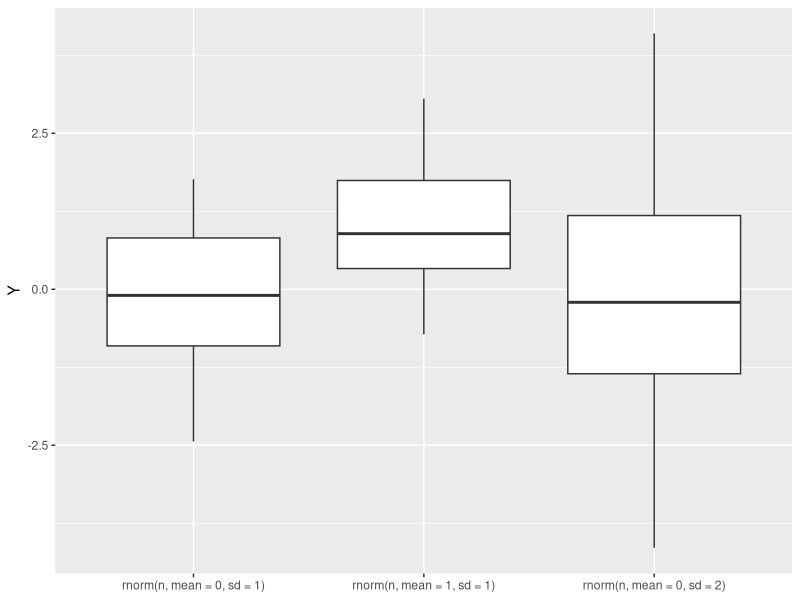
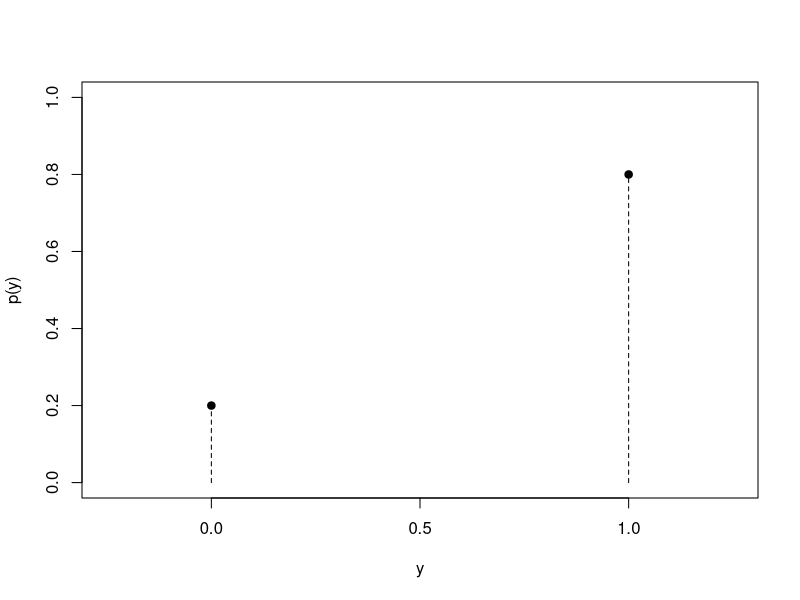
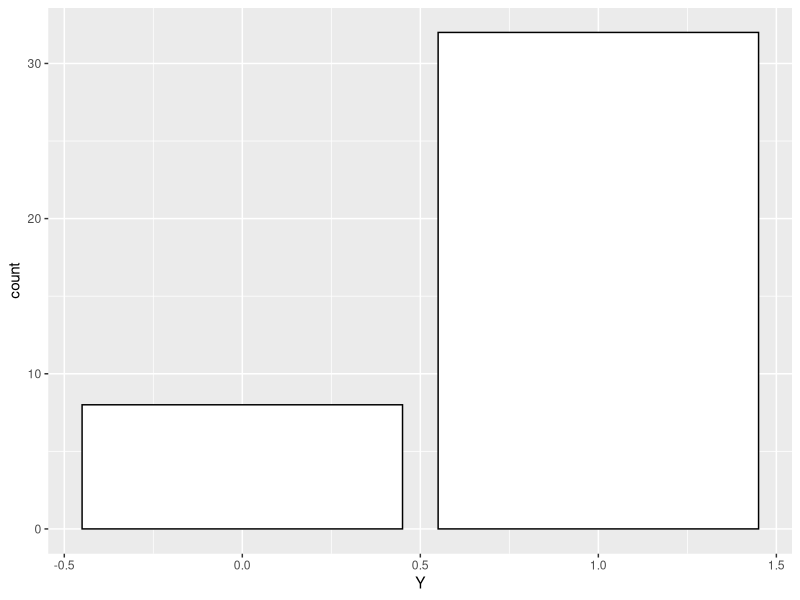
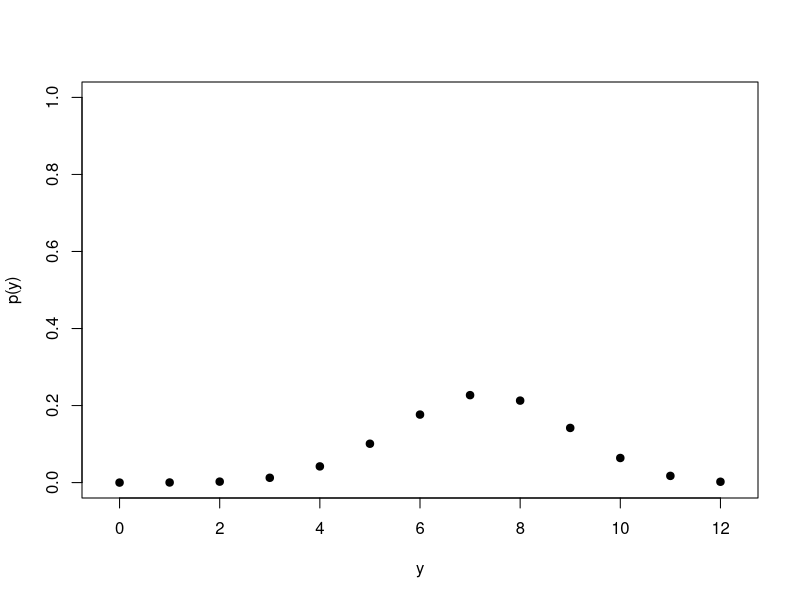
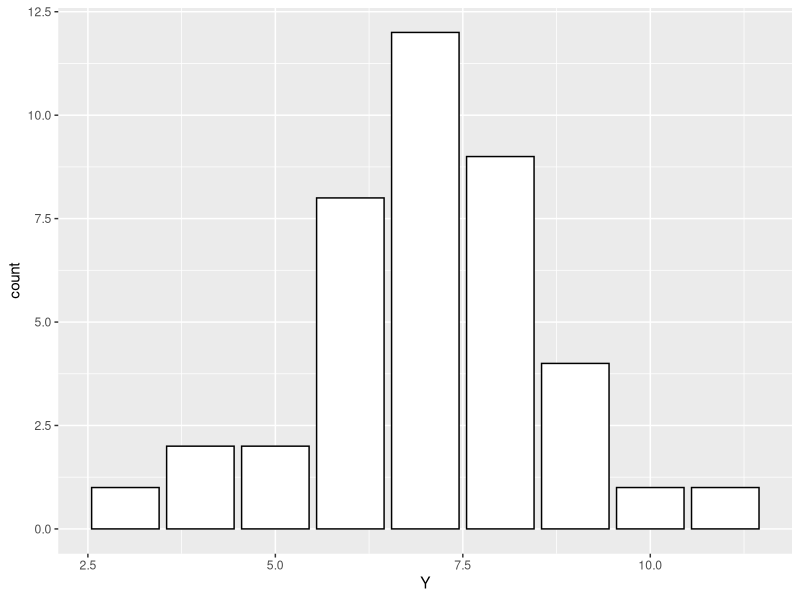
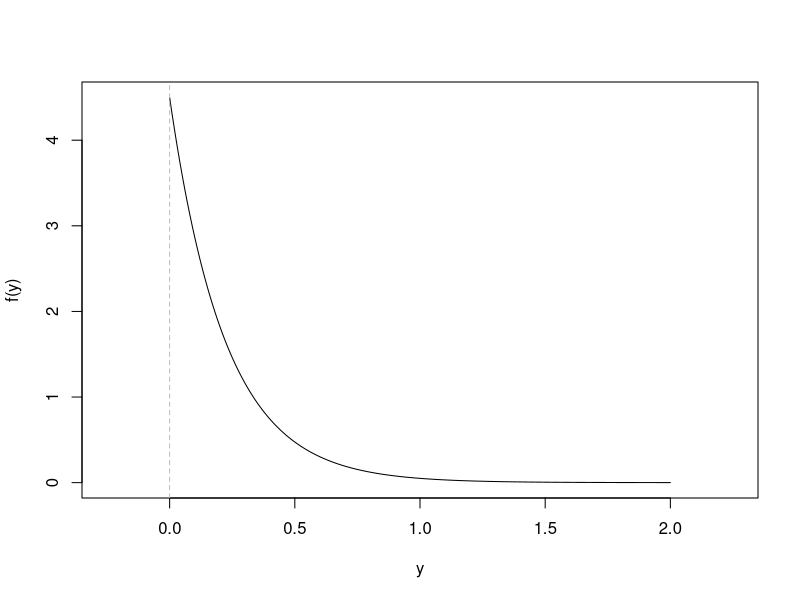
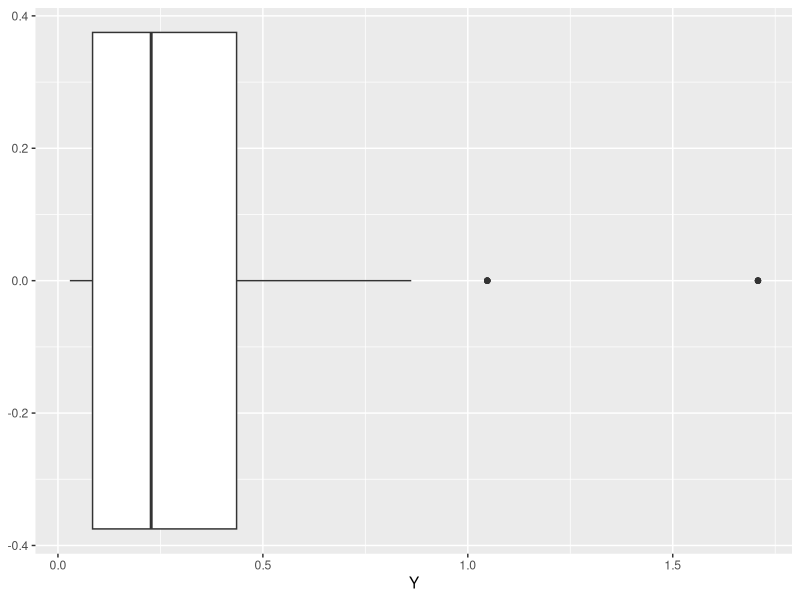
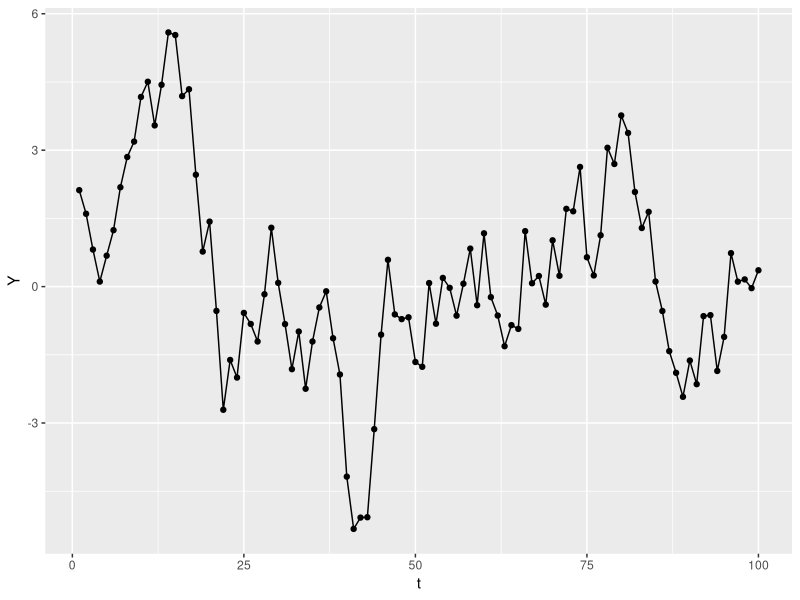

Source code (R) for these figures, in order:
## ---- chunk 1
#| include: false
knitr::opts_chunk$set(
  fig.width = 8,
  fig.asp = 0.818,
  fig.retina = 3,
  dpi = 300,
  out.width = "80%",
  fig.align = "center"
)
options(scipen = 100, width = 70)
library(tidyverse)
## ---- chunk 2
#| echo: false
#| eval: true
set.seed(2112)
n <- 50
simdata <- data.frame(type = factor(
                              c(rep("rnorm(n, mean = 0, sd = 1)", n),
                                rep("rnorm(n, mean = 1, sd = 1)", n),
                                rep("rnorm(n, mean = 0, sd = 2)", n)), 
                              levels = c("rnorm(n, mean = 0, sd = 1)", "rnorm(n, mean = 1, sd = 1)", "rnorm(n, mean = 0, sd = 2)")),
                      y = c(rnorm(n, mean = 0, sd = 1),
                            rnorm(n, mean = 1, sd = 1),
                            rnorm(n, mean = 0, sd = 2)) )
ggplot(simdata, aes(x = type, y = y)) +
  geom_boxplot() +
  labs(x = NULL, y = "Y")
## ---- chunk 3
#| echo: true
#| eval: true
simdata_Bern <- rbinom(n = 40, size = 1, p = 0.8)
head(simdata_Bern, 15)
## ---- chunk 4
#| echo: false
#| eval: true
plot(c(0, 1), c(0.2, 0.8), pch = 19, 
     xlim = c(-0.25, 1.25), ylim = c(0, 1),
     xlab = "y", ylab = "p(y)")
lines(c(0, 0), c(0, 0.2), lty = 2)
lines(c(1, 1), c(0, 0.8), lty = 2)
## ---- chunk 5
#| echo: false
#| eval: true
simdata <- data.frame(t = 1 : 40, Y = simdata_Bern)
ggplot(simdata, aes(x = Y)) +
  geom_bar(col = "black", fill = "white") 
## ---- chunk 6
#| echo: true
#| eval: true
simdata_Binom <- rbinom(n = 40, size = 12, p = 0.6)
head(simdata_Binom, 15)
## ---- chunk 7
#| echo: false
#| eval: true
plot(0 : 12, dbinom(0 : 12, 12, 0.6), pch = 19, 
     xlim = c(-0.25, 12.25), ylim = c(0, 1),
     xlab = "y", ylab = "p(y)")
## ---- chunk 8
#| echo: false
#| eval: true
simdata <- data.frame(t = 1 : 40, Y = simdata_Binom)
ggplot(simdata, aes(x = Y)) +
  geom_bar(col = "black", fill = "white") 
## ---- chunk 9
#| echo: true
#| eval: true
simdata_Exp <- rexp(n = 40, rate = 4.5)
head(simdata_Exp, 4)
## ---- chunk 10
#| echo: false
#| eval: true
plot(seq(0, 2, length = 200), dexp(seq(0, 2, length = 200), 4.5), type = "l",
     xlim = c(-0.25, 2.25), 
     xlab = "y", ylab = "f(y)")
abline(v = 0, lty = 2, col = "gray")
## ---- chunk 11
#| echo: false
#| eval: true
simdata <- data.frame(t = 1 : 200, Y = simdata_Exp)
ggplot(simdata, aes(x = Y)) +
  geom_boxplot() 
## ---- chunk 12
#| echo: false
#| eval: true
my_simAR1 <- function(n, rho, sigma_epsilon){
  simdata_AR1 <- rep(0, n)
  for(i in 1 : n){
    if(i == 1){
      simdata_AR1[1] <- rnorm(1, mean = 0, sd = sigma_epsilon / sqrt(1 - rho^2))
    } else{
      simdata_AR1[i] <- rho * simdata_AR1[i - 1] + rnorm(1, mean = 0, sd = sigma_epsilon)
    }
  }
  simdata_AR1
}

set.seed(2112)
simdata <- data.frame(t = 1 : 100, Y = my_simAR1(100, 0.9, 1))
ggplot(simdata, aes(x = t, y = Y)) +
  geom_point() +
  geom_line()
## ---- chunk 13
#| echo: false
#| eval: true
#set.seed(2112)
simdata <- data.frame(t = 1 : 100, Y = my_simAR1(100, 0, 1))
ggplot(simdata, aes(x = t, y = Y)) +
  geom_point() +
  geom_line()
## ---- chunk 14
#| echo: false
#| eval: true
#set.seed(2112)
simdata <- data.frame(t = 1 : 100, Y = my_simAR1(100, 0.2, 1))
ggplot(simdata, aes(x = t, y = Y)) +
  geom_point() +
  geom_line()
## ---- chunk 15
#| echo: false
#| eval: true
set.seed(1756)
simdata <- data.frame(t = 1 : 100, Y = my_simAR1(100, 0.6, 1))
ggplot(simdata, aes(x = t, y = Y)) +
  geom_point() +
  geom_line()
## ---- chunk 16
#| echo: false
#| eval: true
set.seed(2319)
simdata <- data.frame(t = 1 : 100, Y = my_simAR1(100, 0.8, 1))
ggplot(simdata, aes(x = t, y = Y)) +
  geom_point() +
  geom_line()
## ---- chunk 17
#| echo: false
#| eval: true
#| fig-align: left
plot(1 : 12, dpois(1 : 12, 2.2), pch = 19)
## ---- chunk 18
#| echo: false
#| eval: true
set.seed(1756)

n <- 200
p <- 0.15
lambda <- 2.2

simdata_ZIPois <- rep(0, n)

for(i in 1 : n){
  x <- rbinom(1, size = 1, prob = p)
  if(x == 1){
    simdata_ZIPois[i] <- 0
  } else{
    simdata_ZIPois[i] <- rpois(1, lambda = lambda)
  }
}

simdata <- data.frame(t = 1 : n, Y = simdata_ZIPois)
ggplot(simdata, aes(x = Y)) +
  geom_histogram(breaks = seq(-0.5, 10.5, by = 1), col = "black", fill = "white") 
## ---- chunk 19
#| echo: true
#| eval: true
n <- 200
p <- 0.15
lambda <- 2.2

x <- rbinom(n, size = 1, prob = p)
head(x, 15)

y <- rpois(n, lambda = lambda)
head(y, 15)

simdata_ZIPois <- ifelse(x == 1, 0, y)
head(simdata_ZIPois, 15)
## ---- chunk 20
#| echo: false
#| eval: true
set.seed(2319)

n <- 200
p <- 0.15
lambda <- 2.2

x <- rbinom(n, size = 1, prob = p)
#head(x)

y <- rpois(n, lambda = lambda)
#head(y)

simdata_ZIPois <- ifelse(x == 1, 0, y)
#head(simdata_ZIPois)

simdata <- data.frame(t = 1 : n, Y = simdata_ZIPois)
ggplot(simdata, aes(x = Y)) +
  geom_histogram(breaks = seq(-0.5, 10.5, by = 1), col = "black", fill = "white") 
## ---- chunk 21
#| echo: false
#| eval: true
z <- seq(0.5, 6.5, length = 300)
plot(z, dnorm(z, mean = 4.7, sd = 0.6), type = "l", xlab = "X", ylab = "Density")
abline(v = (1 : 4) + 0.5)
text(1 : 5, rep(0.15, 5), 1 : 5, cex = 1.3, col = "royalblue")
## ---- chunk 22
#| echo: true
#| eval: true
n <- 930
mu <- 4.7
sigma <- 0.6

x <- rnorm(n, mean = mu, sd = sigma)
head(x, 15)

simdata_DiscNorm <- round(x)
simdata_DiscNorm <- ifelse(simdata_DiscNorm < 1, 1, simdata_DiscNorm)
simdata_DiscNorm <- ifelse(simdata_DiscNorm > 5, 5, simdata_DiscNorm)

head(simdata_DiscNorm, 15)
## ---- chunk 23
#| echo: false
#| eval: true
set.seed(2319)

n <- 930
mu <- 4.7
sigma <- 0.6

x <- rnorm(n, mean = mu, sd = sigma)
#head(x, 15)

simdata_DiscNorm <- round(x)
simdata_DiscNorm <- ifelse(simdata_DiscNorm < 1, 1, simdata_DiscNorm)
simdata_DiscNorm <- ifelse(simdata_DiscNorm > 5, 5, simdata_DiscNorm)

#head(simdata_DiscNorm, 15)

simdata <- data.frame(t = 1 : n, Y = simdata_DiscNorm)
ggplot(simdata, aes(x = Y)) +
  geom_bar(col = "black", fill = "white") +
  xlim(0.5, 5.5)
## ---- chunk 24
#| echo: true
#| eval: true
IsItNormal <- function(n){
  # generate data we know are normal
  # note: N(0, 1) WLOG
  simdata_Normal <- rnorm(n, mean = 0, sd = 1)
  # visualize with histogram
  simdata <- data.frame(simdata_Normal = simdata_Normal)
  ggplot(simdata, aes(x = simdata_Normal)) +
    geom_histogram(aes(y = after_stat(density))) +
    stat_function(fun = dnorm,
                  args = list(mean = mean(simdata$simdata_Normal),
                              sd = sd(simdata$simdata_Normal)),
                  col = "royalblue") +
    labs(x = "Y")
}
## ---- chunk 25
#| echo: true
#| eval: true
IsItNormal(n = 30)
